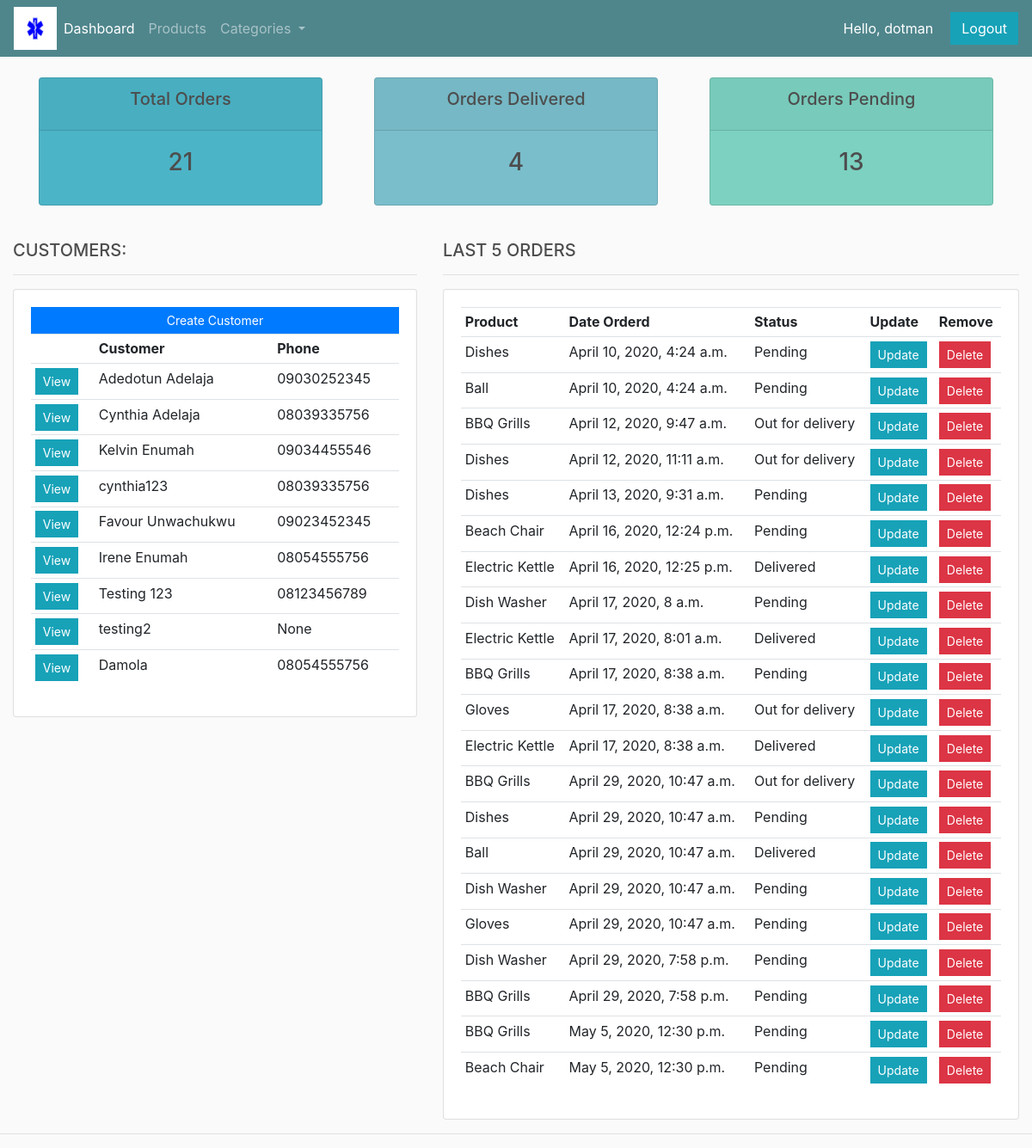
The app's page / (signed in) with its own data.
### medical/models.py (models this page shows, shortened)
class Customer(models.Model):
	user = models.OneToOneField(User, null=True, blank=True, on_delete=models.CASCADE)
	name = models.CharField(max_length=200, null=True)
	phone = models.CharField(max_length=200, null=True)
	profile_pic = models.ImageField(default='default.png', null=True, blank=True)
	email = models.CharField(max_length=200, null=True)
	date_created = models.DateTimeField(auto_now_add=True, null=True)

class Order(models.Model):
	STATUS = (
			('Pending', 'Pending'),
			('Out for delivery', 'Out for delivery'),
			('Delivered', 'Delivered'),
			)
	customer = models.ForeignKey(Customer, null=True, on_delete= models.CASCADE)
	product = models.ForeignKey(Product, null=True, on_delete= models.CASCADE)
	date_created = models.DateTimeField(auto_now_add=True, null=True)
	status = models.CharField(max_length=200, null=True, choices=STATUS)

class Product(models.Model):
	CATEGORY = (
			('Indoor', 'Indoor'),
			('Out Door', 'Out Door'),
			)
	name = models.CharField(max_length=200, null=True)
	price = models.FloatField(null=True)
	p_image = models.ImageField(null=True, blank=True,)
	category = models.CharField(max_length=200, null=True, choices=CATEGORY)
	description = models.CharField(max_length=200, null=True, blank=True)
	date_created = models.DateTimeField(auto_now_add=True, null=True)
	tags = models.ManyToManyField(Tag)
	def __str__(self):
		return self.name

### medical/decorators.py (the view)
    def wrapper_func(request, *args, **kwargs):
        group = None
        if request.user.groups.exists():
                group = request.user.groups.all()[0].name
        if group == 'admin':
            return view_func(request, *args, **kwargs)
        if group == 'customer':
            return redirect('medical:user-page')

### medical/views.py (called while the page is built)
@login_required(login_url='medical:login')
@admin_only
def home(request):
	customers = Customer.objects.all()
	orders = Order.objects.all()
	total_customer = customers.count()
	total_order = orders.count()
	delivered = orders.filter(status='Delivered').count()
	pending = orders.filter(status='Pending').count()
	context = { 'customers': customers, 'orders': orders, 'total_order': total_order, 'delivered': delivered, 'pending': pending}
	return render(request, 'medical/dashboard.html', context)

### medical/templates/medical/dashboard.html (shortened to what this page needs)
{%  extends 'medical/main.html' %}
{% block content %}
{%  include 'medical/status.html' %}
<br>
<div class="row">
	<div class="col-md-5">
		<h5>CUSTOMERS:</h5>
		<hr>
		<div class="card card-body">
			<a class="btn btn-primary  btn-sm btn-block" href="{% url 'medical:createcust' %}">Create Customer</a>
			<table class="table table-sm">
				<tr>
					<th></th>
					<th>Customer</th>
					<th>Phone</th>
				</tr>
				{% for c in customers %}
				<tr>
					<td><a class="btn btn-sm btn-info" href="{% url 'medical:customer' c.id %}">View</a></td>
					<td>{{c.name}}</td>
					<td>{{c.phone}}</td>
				</tr>
				{%endfor%}
			</table>
		</div>
	</div>
	<div class="col-md-7">
		<h5>LAST 5 ORDERS</h5>
		<hr>
		<div class="card card-body">
			<table class="table table-sm">
				<tr>
					<th>Product</th>
					<th>Date Orderd</th>
					<th>Status</th>
					<th>Update</th>
					<th>Remove</th>
				</tr>
				{% for o in orders %}
				<tr>
					<td>{{o.product}}</td>
					<td>{{o.date_created}}</td>
					<td>{{o.status}}</td>
					<td><a class="btn btn-sm btn-info" href="{% url 'medical:update_form' o.id %}">Update</a></td>
					<td><a class="btn btn-sm btn-danger" href="{% url 'medical:delete_form' o.id %}">Delete</a></td>
				</tr>
				{%endfor%}
			</table>
		</div>
	</div>
</div>
{% endblock %}

### medical/templates/medical/navbar.html (shortened to what this page needs)
{% load static %}
<nav class="navbar navbar-expand-lg navbar-dark bg-dark">
 <img class="navbar1" src="{% static 'medical/img/med.png' %}">
  <div class="collapse navbar-collapse" id="navbarNav">
    <ul class="navbar-nav">
    {% if request.user.is_staff %}
      <li class="nav-item active">
        <a class="nav-link" href="{% url 'medical:home' %}">Dashboard</a>
      </li>
      <li class="nav-item">
        <a class="nav-link" href="{% url 'medical:products' %}">Products</a>
      </li>
    <li class="nav-item dropdown">
      <a class="nav-link dropdown-toggle" href="#" id="navbarDropdown" role="button" data-toggle="dropdown" aria-haspopup="true" aria-expanded="false">
        Categories
      </a>
    </li>
    {% else %}
      <li class="nav-item">
        <a class="nav-link" href="{% url 'medical:account' %}">Settings</a>
      </li>
    {%endif%}
    </ul>
  </div>
  <span id="hello-msg">Hello, {{request.user}} </span>
  <span><a class="btn btn-info" href="{% url 'medical:logout' %}">Logout</a></span>
</nav>

### medical/static/medical/css/main.css (style rules this page uses)
body { background-color: #ebeff5; }
#hello-msg { color: #fff; margin-right: 20px; }
body { background-color: hsl(0, 0%, 98%); }
h1,h2,h3,h4,h5,h6 { color:hsl(0, 0%, 30%); }
.bg-dark { background-color: #4f868c!important; }
.btn { border-radius: 0; }

### medical/templates/medical/navbar.html (style rules this page uses)
#hello-msg { color: #fff; margin-right: 20px; }
.navbar1 { height: 50px; width: 50px; }

### records on screen
Customer: name "Adedotun Adelaja", phone "09030252345"
Customer: name "Cynthia Adelaja", phone "08039335756"
Customer: name "Kelvin Enumah", phone "09034455546"
Customer: name "cynthia123", phone "08039335756"
Customer: name "Favour Unwachukwu", phone "09023452345"
Customer: name "Irene Enumah", phone "08054555756"
Customer: name "Testing 123", phone "08123456789"
Customer: name "testing2", phone "None"
Customer: name "Damola", phone "08054555756"
Order: product "Dishes", date_created "April 10, 2020, 4:24 a.m.", status "Pending"
Order: product "Ball", date_created "April 10, 2020, 4:24 a.m.", status "Pending"
Order: product "BBQ Grills", date_created "April 12, 2020, 9:47 a.m.", status "Out for delivery"
Order: product "Dishes", date_created "April 12, 2020, 11:11 a.m.", status "Out for delivery"
Order: product "Dishes", date_created "April 13, 2020, 9:31 a.m.", status "Pending"
Order: product "Beach Chair", date_created "April 16, 2020, 12:24 p.m.", status "Pending"
Order: product "Electric Kettle", date_created "April 16, 2020, 12:25 p.m.", status "Delivered"
Order: product "Dish Washer", date_created "April 17, 2020, 8 a.m.", status "Pending"
Order: product "Electric Kettle", date_created "April 17, 2020, 8:01 a.m.", status "Delivered"
Order: product "BBQ Grills", date_created "April 17, 2020, 8:38 a.m.", status "Pending"
Order: product "Gloves", date_created "April 17, 2020, 8:38 a.m.", status "Out for delivery"
Order: product "Electric Kettle", date_created "April 17, 2020, 8:38 a.m.", status "Delivered"
Order: product "BBQ Grills", date_created "April 29, 2020, 10:47 a.m.", status "Out for delivery"
Order: product "Dishes", date_created "April 29, 2020, 10:47 a.m.", status "Pending"
Order: product "Ball", date_created "April 29, 2020, 10:47 a.m.", status "Delivered"
Order: product "Dish Washer", date_created "April 29, 2020, 10:47 a.m.", status "Pending"
Order: product "Gloves", date_created "April 29, 2020, 10:47 a.m.", status "Pending"
Order: product "Dish Washer", date_created "April 29, 2020, 7:58 p.m.", status "Pending"
Order: product "BBQ Grills", date_created "April 29, 2020, 7:58 p.m.", status "Pending"
Order: product "BBQ Grills", date_created "May 5, 2020, 12:30 p.m.", status "Pending"
Order: product "Beach Chair", date_created "May 5, 2020, 12:30 p.m.", status "Pending"

### other values on screen
{{ request.user }} "dotman"
{{ total_order }} "21"
{{ delivered }} "4"
{{ pending }} "13"
